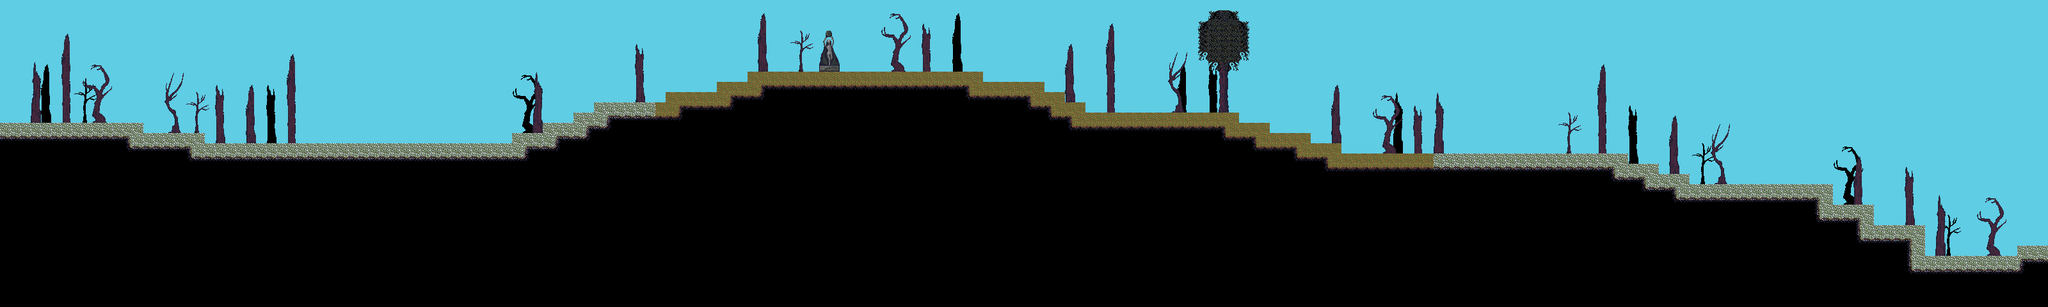

A 2D game scene composited from a Tiled map and its tileset images. What follows is a short description and the map's XML, with each tile layer's data collapsed to a summary:
An orthogonal 200x30 tile map with 16x16 px tiles, 4 tile layers (SilhouetteLayer, BackgroundLayer, GameLayer, ForegroundLayer) and 22 objects (19x enemySpawn, 2x spawn, shrine).

<map version="1.0" orientation="orthogonal" renderorder="left-up" width="200" height="30" tilewidth="16" tileheight="16" backgroundcolor="#5fcde4" nextobjectid="48">
 <properties>
  <property name="background" value="Filmoor_background.png" />
  <property name="backgroundHeight" value="224" />
  <property name="drainRate" value="8" />
  <property name="exitLeft" value="erreck_01.tmx" />
  <property name="exitRight" value="aragas_01.tmx" />
  <property name="spawnLeft" value="playerSpawnRight" />
  <property name="spawnRight" value="playerSpawnLeft" />
 </properties>
 <tileset firstgid="1" name="Aragas_tileset" tilewidth="16" tileheight="16">
  <image source="../graphics/levels/Aragas_tileset.png" trans="ff00ff" width="512" height="512" />
  <terraintypes>
   <terrain name="grass" tile="-1" />
   <terrain name="stone" tile="-1" />
  </terraintypes>
  <tile id="1" terrain=",,,0" />
  <tile id="2" terrain=",,0," />
  <tile id="4" terrain=",,,1" />
  <tile id="5" terrain=",,1," />
  <tile id="32" terrain=",,0,0" />
  <tile id="33" terrain=",0,0,0" />
  <tile id="34" terrain="0,,0,0" />
  <tile id="35" terrain=",,1,1" />
  <tile id="36" terrain=",1,1,1" />
  <tile id="37" terrain="1,,1,1" />
  <tile id="64" terrain="0,0,," />
  <tile id="65" terrain="0,0,,0" />
  <tile id="66" terrain="0,0,0," />
  <tile id="67" terrain="1,1,," />
  <tile id="68" terrain="1,1,,1" />
  <tile id="69" terrain="1,1,1," />
  <tile id="97" terrain=",0,,0" />
  <tile id="98" terrain="0,,0," />
  <tile id="100" terrain=",1,,1" />
  <tile id="101" terrain="1,,1," />
  <tile id="129" terrain=",0,," />
  <tile id="130" terrain="0,,," />
  <tile id="132" terrain=",1,," />
  <tile id="133" terrain="1,,," />
  <tile id="160" terrain="0,0,0,0" />
  <tile id="163" terrain="1,1,1,1" />
 </tileset>
 <layer name="SilhouetteLayer" width="200" height="30">
  <data>[6000 cells, 114 non-empty, 48 distinct tile ids]</data>
 </layer>
 <layer name="BackgroundLayer" width="200" height="30">
  <data>[6000 cells, 313 non-empty, 87 distinct tile ids]</data>
 </layer>
 <layer name="GameLayer" width="200" height="30">
  <data>[6000 cells, 3298 non-empty, 16 distinct tile ids]</data>
 </layer>
 <layer name="ForegroundLayer" width="200" height="30">
  <data>[6000 cells, 0 non-empty, 0 distinct tile ids]</data>
 </layer>
 <objectgroup name="Triggers">
  <object id="47" name="shrine_01" type="shrine" x="1278.54" y="43.9167" width="34.9167" height="69.1667" />
 </objectgroup>
 <objectgroup name="Actors">
  <object id="26" name="playerSpawnRight" type="spawn" x="3191" y="377.5">
   <ellipse />
  </object>
  <object id="27" name="playerSpawnLeft" type="spawn" x="6.66666" y="186">
   <ellipse />
  </object>
  <object id="28" name="enemySpawn_01" type="enemySpawn" x="2793.5" y="280">
   <properties>
    <property name="amount" value="1" />
    <property name="enemyType" value="eliteskeleton" />
   </properties>
   <ellipse />
  </object>
  <object id="29" name="enemySpawn_02" type="enemySpawn" x="2760" y="282">
   <properties>
    <property name="amount" value="1" />
    <property name="enemyType" value="eliteskeleton" />
   </properties>
   <ellipse />
  </object>
  <object id="30" name="enemySpawn_03" type="enemySpawn" x="2726" y="282">
   <properties>
    <property name="amount" value="1" />
    <property name="enemyType" value="eliteskeleton" />
   </properties>
   <ellipse />
  </object>
  <object id="31" name="enemySpawn_04" type="enemySpawn" x="2410" y="234">
   <properties>
    <property name="amount" value="1" />
    <property name="enemyType" value="eliteskeleton" />
   </properties>
   <ellipse />
  </object>
  <object id="32" name="enemySpawn_05" type="enemySpawn" x="2443.5" y="232">
   <properties>
    <property name="amount" value="1" />
    <property name="enemyType" value="eliteskeleton" />
   </properties>
   <ellipse />
  </object>
  <object id="33" name="enemySpawn_06" type="enemySpawn" x="2376" y="234">
   <properties>
    <property name="amount" value="1" />
    <property name="enemyType" value="eliteskeleton" />
   </properties>
   <ellipse />
  </object>
  <object id="34" name="enemySpawn_07" type="enemySpawn" x="1369" y="107">
   <properties>
    <property name="amount" value="1" />
    <property name="enemyType" value="eliteskeleton" />
   </properties>
   <ellipse />
  </object>
  <object id="35" name="enemySpawn_08" type="enemySpawn" x="1402.5" y="105">
   <properties>
    <property name="amount" value="1" />
    <property name="enemyType" value="eliteskeleton" />
   </properties>
   <ellipse />
  </object>
  <object id="36" name="enemySpawn_09" type="enemySpawn" x="1335" y="107">
   <properties>
    <property name="amount" value="1" />
    <property name="enemyType" value="eliteskeleton" />
   </properties>
   <ellipse />
  </object>
  <object id="37" name="enemySpawn_10" type="enemySpawn" x="570.833" y="215.333">
   <properties>
    <property name="amount" value="1" />
    <property name="enemyType" value="eliteskeleton" />
   </properties>
   <ellipse />
  </object>
  <object id="38" name="enemySpawn_11" type="enemySpawn" x="503.333" y="217.333">
   <properties>
    <property name="amount" value="1" />
    <property name="enemyType" value="eliteskeleton" />
   </properties>
   <ellipse />
  </object>
  <object id="39" name="enemySpawn_12" type="enemySpawn" x="537.333" y="217.333">
   <properties>
    <property name="amount" value="1" />
    <property name="enemyType" value="eliteskeleton" />
   </properties>
   <ellipse />
  </object>
  <object id="40" name="enemySpawn_13" type="enemySpawn" x="698.667" y="136">
   <properties>
    <property name="amount" value="1" />
    <property name="enemyType" value="giantbat" />
   </properties>
   <ellipse />
  </object>
  <object id="41" name="enemySpawn_14" type="enemySpawn" x="1700.67" y="54.6667">
   <properties>
    <property name="amount" value="1" />
    <property name="enemyType" value="giantbat" />
   </properties>
   <ellipse />
  </object>
  <object id="42" name="enemySpawn_15" type="enemySpawn" x="2586" y="73.3333">
   <properties>
    <property name="amount" value="1" />
    <property name="enemyType" value="giantbat" />
   </properties>
   <ellipse />
  </object>
  <object id="43" name="enemySpawn_16" type="enemySpawn" x="1912" y="52">
   <properties>
    <property name="amount" value="1" />
    <property name="enemyType" value="raven" />
   </properties>
   <ellipse />
  </object>
  <object id="44" name="enemySpawn_17" type="enemySpawn" x="2138.67" y="232.667">
   <properties>
    <property name="amount" value="1" />
    <property name="enemyType" value="werewolf" />
   </properties>
   <ellipse />
  </object>
  <object id="45" name="enemySpawn_18" type="enemySpawn" x="988.667" y="151.333">
   <properties>
    <property name="amount" value="1" />
    <property name="enemyType" value="werewolf" />
   </properties>
   <ellipse />
  </object>
  <object id="46" name="enemySpawn_19" type="enemySpawn" x="267.333" y="198.667">
   <properties>
    <property name="amount" value="1" />
    <property name="enemyType" value="werewolf" />
   </properties>
   <ellipse />
  </object>
 </objectgroup>
</map>
